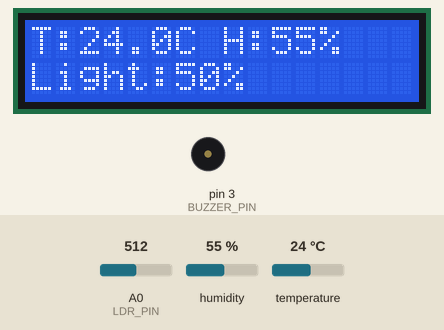
A sketch run on a simulated Arduino Uno, built with avr-gcc and run on an emulated ATmega328P. Shown: 16×2 character LCD, buzzer (waves = sounding, pin HIGH). Inputs (shaded band) come from the test bench; at power-on: temperature 24 °C, A0 (LDR_PIN) = 512, humidity 55 %. What the sketch prints to the serial monitor is not drawn.

Above: at 3.2 s.
3.3 s: temperature set to 19 °C
At 4.7 s:
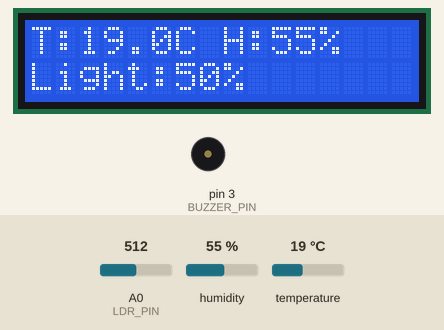
6.0 s: temperature set to 16 °C
At 7.3 s:
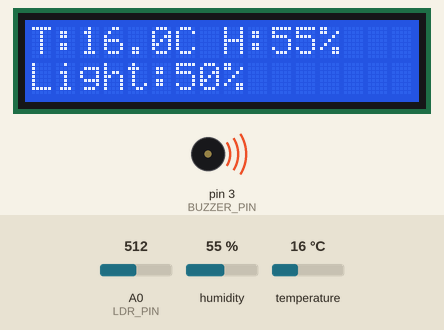
8.7 s: A0 (LDR_PIN) set to 716
At 11.4 s:
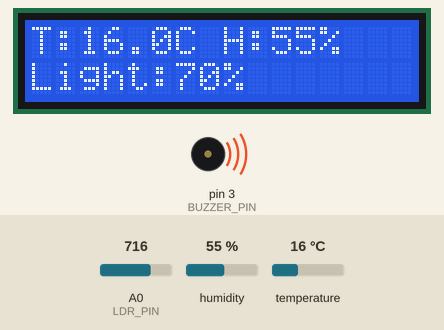
11.8 s: humidity set to 22 %
At 12.8 s:
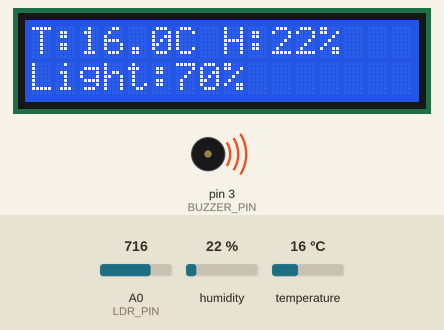
14.5 s: A0 (LDR_PIN) set to 900
At 16.8 s:
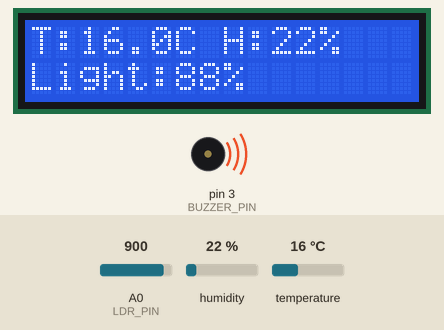
18.0 s: A0 (LDR_PIN) set to 1023
At 19.5 s:
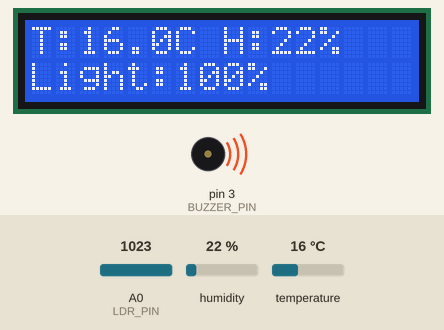
Timing chart, 0 to 21.0 s (numbered marks = the images above; inputs shaded):
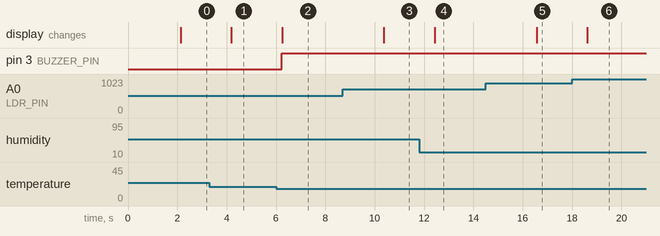

The sketch:

lcd_full_monitor_test.ino
```cpp
#include "DHT.h"
#include <LiquidCrystal_I2C.h>

// DHT11 Setup
#define DHTPIN 2
#define DHTTYPE DHT11
DHT dht(DHTPIN, DHTTYPE);

// LDR Setup
#define LDR_PIN A0

// LCD Setup (I2C address 0x27, 16x2 display)
LiquidCrystal_I2C lcd(0x27, 16, 2);

// Buzzer Setup
#define BUZZER_PIN 3
#define TEMP_MIN 18.0
#define TEMP_MAX 28.0

void setup() {
  Serial.begin(9600);
  dht.begin();
  lcd.init();
  lcd.backlight();
  pinMode(BUZZER_PIN, OUTPUT);

  // Startup message
  lcd.setCursor(0, 0);
  lcd.print("IoT Monitor");
  lcd.setCursor(0, 1);
  lcd.print("Initializing...");

  Serial.println("=== IoT FULL MONITOR TEST ===");
  delay(2000);
  lcd.clear();
}

void loop() {
  // Read DHT11
  float humidity = dht.readHumidity();
  float temperature = dht.readTemperature();

  // Read LDR
  int lightRaw = analogRead(LDR_PIN);
  float lightPercent = (lightRaw / 1023.0) * 100;

  // Check for DHT errors
  if (isnan(humidity) || isnan(temperature)) {
    Serial.println("ERROR: DHT11 read failed!");
    lcd.setCursor(0, 0);
    lcd.print("DHT ERROR!");
    digitalWrite(BUZZER_PIN, HIGH);
    delay(500);
    digitalWrite(BUZZER_PIN, LOW);
    delay(1500);
    return;
  }

  // Display on LCD (Line 1: Temp/Humidity, Line 2: Light)
  lcd.setCursor(0, 0);
  lcd.print("T:");
  lcd.print(temperature, 1);
  lcd.print("C H:");
  lcd.print(humidity, 0);
  lcd.print("%");

  lcd.setCursor(0, 1);
  lcd.print("Light:");
  lcd.print(lightPercent, 0);
  lcd.print("% ");

  // Check temperature alarm
  if (temperature < TEMP_MIN || temperature > TEMP_MAX) {
    digitalWrite(BUZZER_PIN, HIGH);  // Sound alarm
    Serial.print("ALERT: Temp ");
    Serial.print(temperature);
    Serial.println("C out of range!");
  } else {
    digitalWrite(BUZZER_PIN, LOW);   // Stop alarm
  }

  // Serial output for debugging
  Serial.print("Temp: ");
  Serial.print(temperature);
  Serial.print("C | Humidity: ");
  Serial.print(humidity);
  Serial.print("% | Light: ");
  Serial.print(lightPercent, 0);
  Serial.println("%");

  delay(2000);  // Update every 2 seconds
}
```

Measured:
- the behaviour switches between 18 and 17 °C on temperature (found by bisection; images 1 and 2)
- after the input at 3.3 s, the display: changes after 0.89 s (image 1)
- after the input at 6.0 s, pin 3 (BUZZER_PIN): LOW → HIGH after 0.24 s; the display: changes after 0.25 s (image 2)
- after the input at 8.7 s, the display: changes after 1.7 s (image 3)
- after the input at 11.8 s, the display: changes after 0.64 s (image 4)
- after the input at 14.5 s, the display: changes after 2.1 s (image 5)
- after the input at 18.0 s, the display: changes after 0.63 s (image 6)
